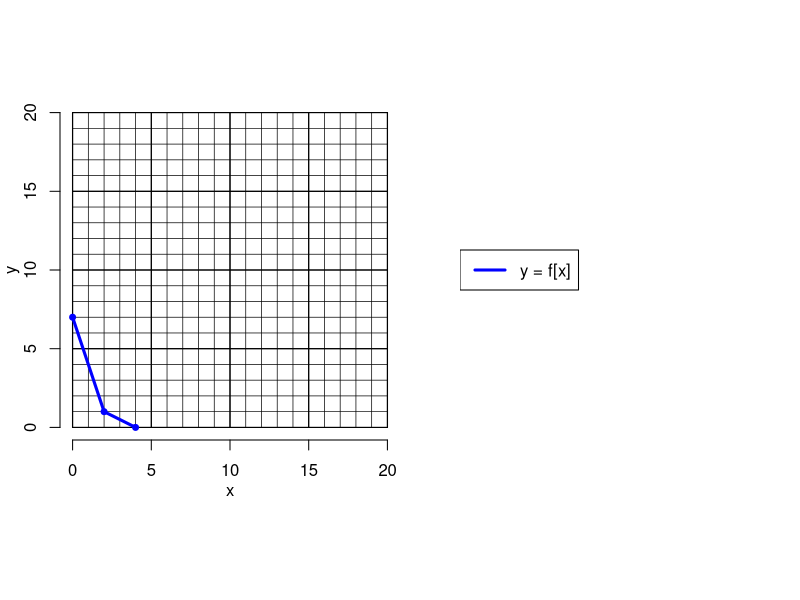
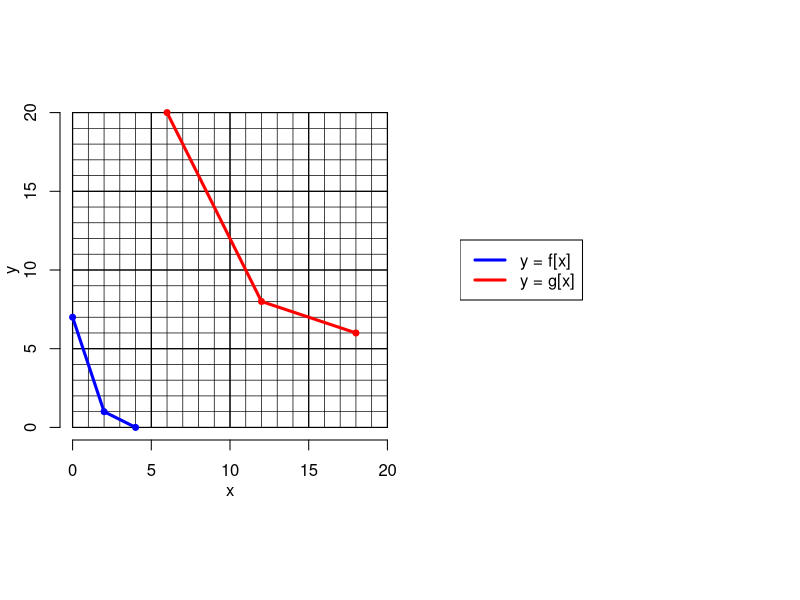

Here is the R script that generated these plots, in order:
## ---- chunk 1
exp_types = sample(1:8,2)
et1 = exp_types[1]
et2 = exp_types[2]
exp_frames = c("M\\cdot\\left(x+A\\right)",
               "M\\cdot x+A",
               "M\\cdot\\left(x-A\\right)",
               "M\\cdot x-A",
               "\\frac{x+A}{M}",
               "\\frac{x}{M}+A",
               "\\frac{x-A}{M}",
               "\\frac{x}{M}-A")

funcs = list(function(x,A,M){M*(x+A)},
             function(x,A,M){M*x+A},
             function(x,A,M){M*(x-A)},
             function(x,A,M){M*x-A},
             function(x,A,M){(x+A)/M},
             function(x,A,M){x/M+A},
             function(x,A,M){(x-A)/M},
             function(x,A,M){x/M-A}
             )
while(T){
    mults = sample(c(2:3),2)
    Mx = mults[1]
    My = mults[2]
    xspace1 = sample(1:3,1)
    yspace1 = sample(1:3,1)
    xspace2 = xspace1*mults[1]
    yspace2 = yspace1*mults[2]
    xbig = sort(sample(0:floor(20/xspace2),3))*xspace2
    ybig = sample(0:floor(20/yspace2),3)*yspace2
    shifts = sample(1:6,2)
    Ax = shifts[1]
    Ay = shifts[2]
    if(et1<5){
        xsmall = funcs[[9-et1]](xbig,Ax,Mx)
        x1 = xbig
        x2 = xsmall
    } else {
        xsmall = funcs[[et1]](xbig,Ax,Mx)
        x1 = xsmall
        x2 = xbig
    }
    if(et2<5){
        ysmall = funcs[[9-et2]](ybig,Ay,My)
        y1 = ysmall
        y2 = ybig
    } else {
        ysmall = funcs[[et2]](ybig,Ay,My)
        y1 = ybig
        y2 = ysmall
    }
    alldem = c(x1,x2,y1,y2)
    m11 = (y1[2]-y1[1])/(x1[2]-x1[1])
    m12 = (y1[3]-y1[2])/(x1[3]-x1[2])
    if(min(alldem)>=0 && max(alldem)<=20 && sum(alldem%%1==0)==12 && m11 != m12){break}
}


exp1 = exp_frames[et2]
exp1 = gsub("x","f{\\left[X\\right]}",exp1,fixed=T)
exp1 = gsub("A",Ay,exp1,fixed=T)
exp1 = gsub("M",My,exp1,fixed=T)
exp1 = gsub("X",exp_frames[et1],exp1,fixed=T)
exp1 = gsub("A",Ax,exp1,fixed=T)
exp1 = gsub("M",Mx,exp1,fixed=T)


answers = c(x2,y2)

ach = sort(answers)
while(length(ach)<10){
    ach=unique(sort(c(ach,sample(0:20,1))))
}

al = paste0("* ",ach,collapse="\n")

answers = c(x2,y2)
sols = character()
for(i in 1:6){
    sols = c(sols,paste0(1*(ach==answers[i]),collapse=""))
}
solstr = paste0(sols,collapse="|")


## ---- chunk 2
par(mar=c(3,3,0,0),oma=c(0,0,0,0),pty="s",mfrow=c(1,2))
plot(0,0,"n",xlim=c(0,20),ylim=c(0,20),axes=F,ann=F)
for(i in 1:20){
    lines(c(i,i),c(0,20),lwd=0.7)
    lines(c(0,20),c(i,i),lwd=0.7)
}
for(i in seq(0,20,5)){
    lines(c(i,i),c(0,20),lwd=1.2)
    lines(c(0,20),c(i,i),lwd=1.2)
}
axis(1,line=0)
axis(2,line=0)
mtext("x",1,line=2)
mtext("y",2,line=2)
lines(x1,y1,col="blue",lwd=3)
points(x1,y1,col="blue",pch=19,cex=0.8)

# if(params$showsol==T){
#     lines(x2,y2,col="red",lwd=3)
#     points(x2,y2,col="red",pch=19,cex=0.8)
# }

plot(0,0,"n",axes=F,ann=F)
legend("left","y = f[x]",col="blue",lwd=3)
## ---- chunk 3
library(kableExtra)
x = paste0("##ANSWER",1:3,"##")
gx = paste0("##ANSWER",4:6,"##")
df = data.frame(x,gx)
colnames(df)=c("$x$","$g[x]$")
kable(df)
## ---- chunk 4
library(kableExtra)
x = paste0(x2)
gx = paste0(y2)
df = data.frame(x,gx)
colnames(df)=c("$x$","$g[x]$")
kable(df)
## ---- chunk 5
exp2 = exp_frames[et1]
exp2 = gsub("A",Ax,exp2,fixed=T)
exp2 = gsub("M",Mx,exp2,fixed=T)

## ---- chunk 6
exp3 = gsub("x",x2[1],exp1,fixed=T)
exp4 = exp_frames[et2]
exp4 = gsub("x","f{\\left[X\\right]}",exp4,fixed=T)
exp4 = gsub("X",x1[1],exp4,fixed=T)
exp4 = gsub("A",Ay,exp4,fixed=T)
exp4 = gsub("M",My,exp4,fixed=T)
exp5 = exp_frames[et2]
exp5 = gsub("x",y1[1],exp5,fixed=T)
exp5 = gsub("A",Ay,exp5,fixed=T)
exp5 = gsub("M",My,exp5,fixed=T)
## ---- chunk 7
exp3 = gsub("x",x2[2],exp1,fixed=T)
exp4 = exp_frames[et2]
exp4 = gsub("x","f{\\left[X\\right]}",exp4,fixed=T)
exp4 = gsub("X",x1[2],exp4,fixed=T)
exp4 = gsub("A",Ay,exp4,fixed=T)
exp4 = gsub("M",My,exp4,fixed=T)
exp5 = exp_frames[et2]
exp5 = gsub("x",y1[2],exp5,fixed=T)
exp5 = gsub("A",Ay,exp5,fixed=T)
exp5 = gsub("M",My,exp5,fixed=T)
## ---- chunk 8
exp3 = gsub("x",x2[3],exp1,fixed=T)
exp4 = exp_frames[et2]
exp4 = gsub("x","f{\\left[X\\right]}",exp4,fixed=T)
exp4 = gsub("X",x1[3],exp4,fixed=T)
exp4 = gsub("A",Ay,exp4,fixed=T)
exp4 = gsub("M",My,exp4,fixed=T)
exp5 = exp_frames[et2]
exp5 = gsub("x",y1[3],exp5,fixed=T)
exp5 = gsub("A",Ay,exp5,fixed=T)
exp5 = gsub("M",My,exp5,fixed=T)
## ---- chunk 9
par(mar=c(3,3,0,0),oma=c(0,0,0,0),pty="s",mfrow=c(1,2))
plot(0,0,"n",xlim=c(0,20),ylim=c(0,20),axes=F,ann=F)
for(i in 1:20){
    lines(c(i,i),c(0,20),lwd=0.7)
    lines(c(0,20),c(i,i),lwd=0.7)
}
for(i in seq(0,20,5)){
    lines(c(i,i),c(0,20),lwd=1.2)
    lines(c(0,20),c(i,i),lwd=1.2)
}
axis(1,line=0)
axis(2,line=0)
mtext("x",1,line=2)
mtext("y",2,line=2)
lines(x1,y1,col="blue",lwd=3)
points(x1,y1,col="blue",pch=19,cex=0.8)

lines(x2,y2,col="red",lwd=3)
points(x2,y2,col="red",pch=19,cex=0.8)

plot(0,0,"n",axes=F,ann=F)
legend("left",c("y = f[x]","y = g[x]"),col=c("blue","red"),lwd=c(3,3))
## ---- chunk 10
inveq = exp_frames[9-et1]
inveq = gsub("A",Ax,inveq,fixed=T)
inveq = gsub("M",Mx,inveq,fixed=T)
inveq = gsub("x","x_{\\text{old}}",inveq,fixed=T)

yeq = exp_frames[et2]
yeq = gsub("A",Ay,yeq,fixed=T)
yeq = gsub("M",My,yeq,fixed=T)
yeq = gsub("x","y_{\\text{old}}",yeq,fixed=T)

argex = exp_frames[et1]
argex = gsub("A",Ax,argex,fixed=T)
argex = gsub("M",Mx,argex,fixed=T)

outex = exp_frames[et2]
outex = gsub("A",Ay,outex,fixed=T)
outex = gsub("M",My,outex,fixed=T)
outex = gsub("x","f[\\text{arg}]",outex,fixed=T)
